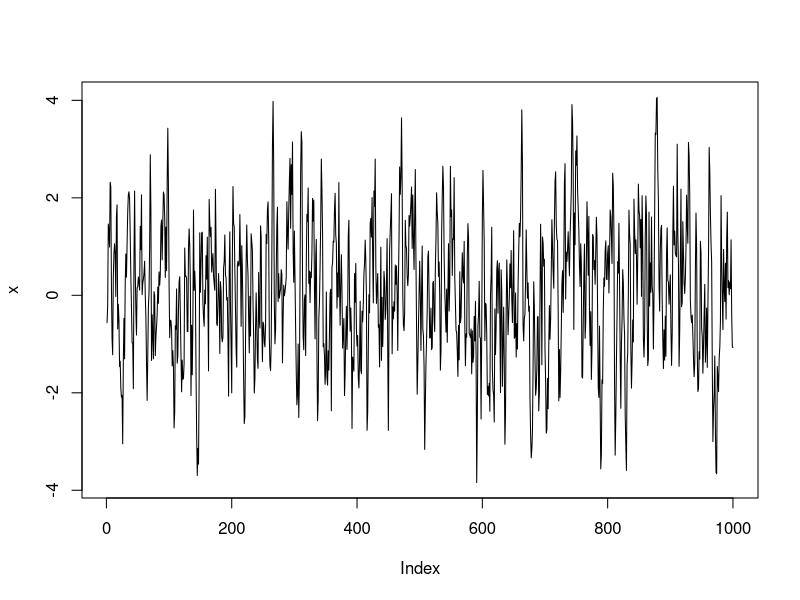
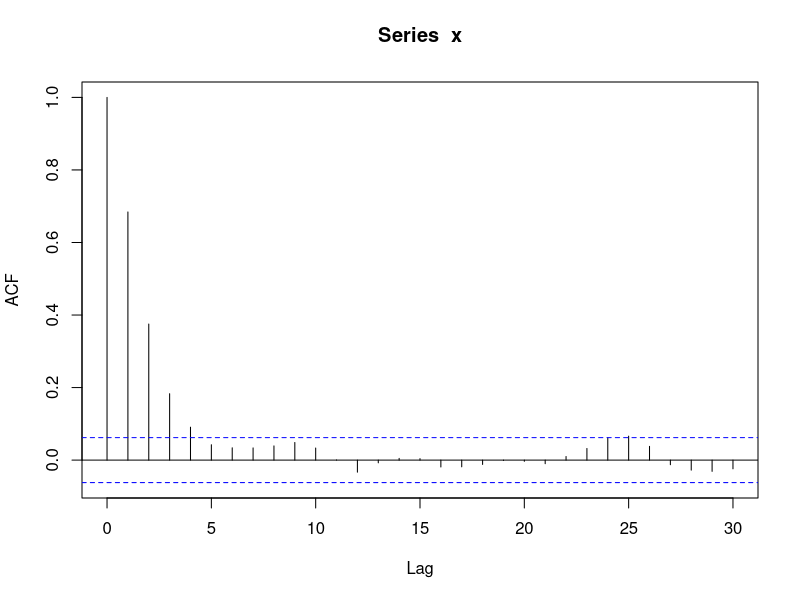
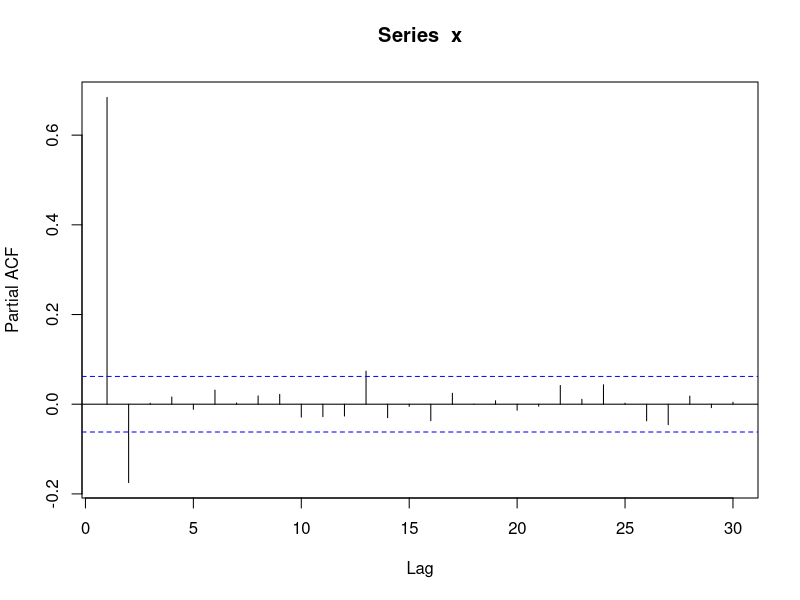

These charts were generated, in order, by the following R code:
# (a)
set.seed(123)
x <- w <- rnorm(1000)
for (t in 3:1000) x[t] <- 5/6*x[t-1] - 1/6*x[t-2] + w[t]
plot(x, type = "l")
#(b) Plot the correlogram and partial correlogram for the simulated data. Comment on 
#the plots
acf(x)
pacf(x)
#(c) Fit an AR model to the data in ???? giving the parameter estimates and order of the 
#fitted AR process.

x.ar <- ar(x, method = "mle")
cat("\nThe order of AR process is:" ,x.ar$order,"\n")
## 
## The order of AR process is: 2
cat("\nThe parameter estimates of the AR process are:", x.ar$ar[1], " a
nd ", x.ar$ar[2], "respectively.\n")
## 
## The parameter estimates of the AR process are: 0.8035477 and -0.17
#45147 respectively.

#(d) Construct 95% confidence intervals for the parameter estimates of the fitted model. 
#Do the model parameters fall within the confidence intervals? Explain your results.
x.ar$ar[1] + c(-2,2) * sqrt(x.ar$asy.var[1,1])
x.ar$ar[2] + c(-2,2) * sqrt(x.ar$asy.var[2,2])

#(e) stationary
#(f) Plot the correlogram of the residuals of the fitted model, and comment on the plot.

  
